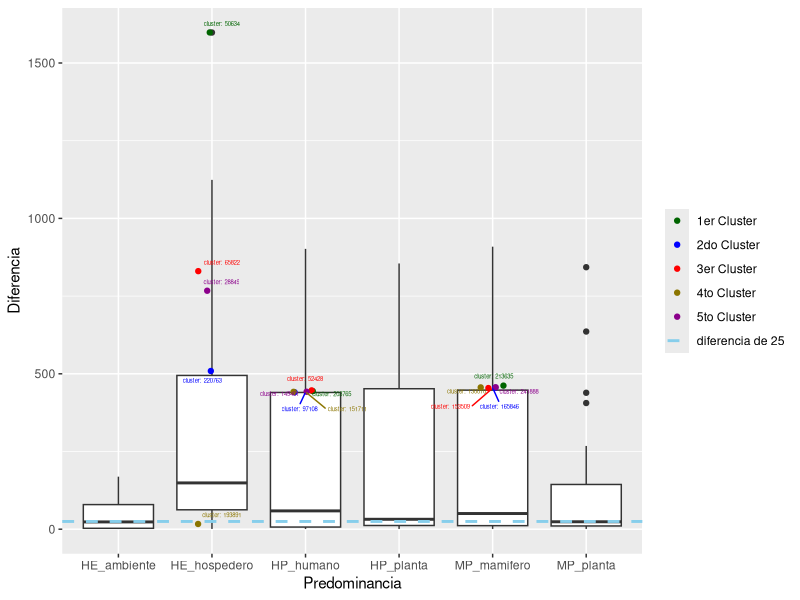
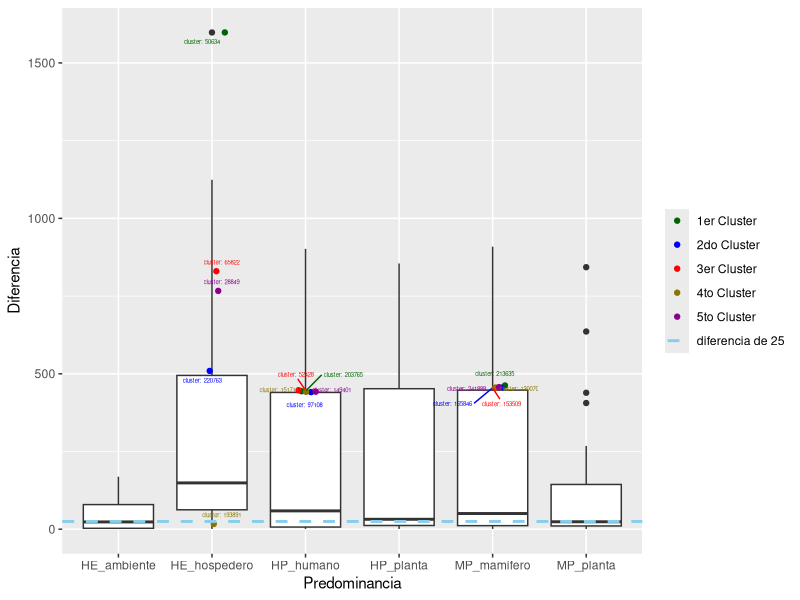
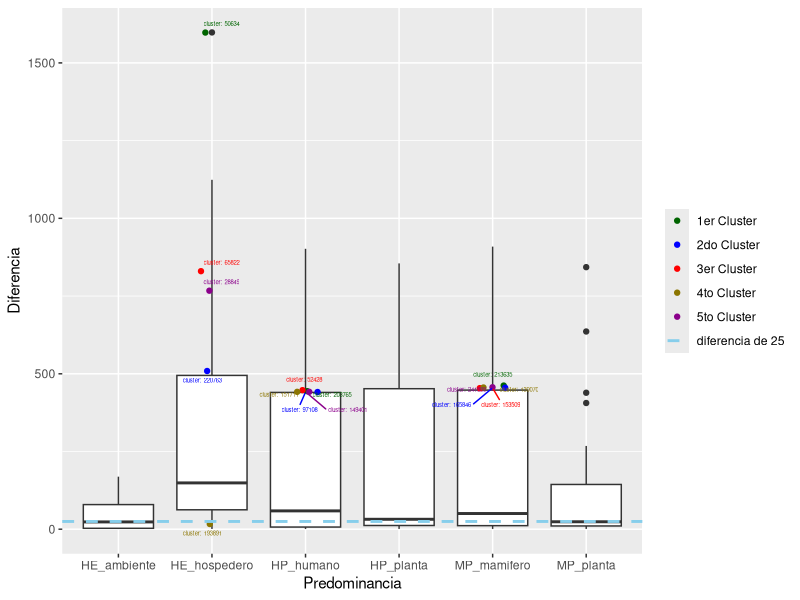

R code for these plots, in order:
## ---- chunk 1
# Librerias
library(dplyr)
library(ggplot2)
library(ggpubr)
library(ggrepel)
## ---- chunk 2
# Abrimos los csv con la distribucion de proteinas por nicho
HE_freqs <- read.csv("../../OUTPUT_HE_V1/v1_HE_original_contnichos.csv", header = FALSE) %>%
  t() %>% # TRANSPONEMOS
  as.data.frame() # DATAFRAME

colnames(HE_freqs) <- c("Clusters", "Hospedero", "Ambiente") # NUEVOS NOMBRES DE COLUMNAS

HE_freqs <- HE_freqs %>%
  subset(!Clusters %in% "") %>% #ELIMINAMOS PRIMERA FILA
  tibble() # TIBBLE
  
#Realizamos operacion por fila
HE_freqs <- HE_freqs %>%
  mutate(
    Hospedero = as.numeric(Hospedero),
    Ambiente = as.numeric(Ambiente),
    predominancia = ifelse(Hospedero > Ambiente, "HE_hospedero",
                   ifelse(Hospedero < Ambiente, "HE_ambiente", NA)),
    dif = abs(Hospedero - Ambiente)
         )

## ---- chunk 3
MP_freqs <- read.csv("../../OUTPUT_MP_V1/v1_MP_original_contnichos.csv", header = FALSE) %>%
  t() %>% # TRANSPONEMOS
  as.data.frame() # DATAFRAME

colnames(MP_freqs) <- c("Clusters", "Mamifero", "Planta") # NUEVOS NOMBRES DE COLUMNAS

MP_freqs <- MP_freqs %>%
  subset(!Clusters %in% "") %>% #ELIMINAMOS PRIMERA FILA
  tibble() # TIBBLE
  
#Realizamos operacion por fila
MP_freqs <- MP_freqs %>%
  mutate(
    Mamifero = as.numeric(Mamifero),
    Planta = as.numeric(Planta),
    predominancia = ifelse(Mamifero > Planta, "MP_mamifero",
                   ifelse(Mamifero < Planta, "MP_planta", NA)),
    dif = abs(Mamifero - Planta)
         )
## ---- chunk 4
HP_freqs <- read.csv("../../OUTPUT_HP_V2/v2_HP_original_contnichos.csv", header = FALSE) %>%
  t() %>% # TRANSPONEMOS
  as.data.frame() # DATAFRAME

colnames(HP_freqs) <- c("Clusters", "Humano", "Planta") # NUEVOS NOMBRES DE COLUMNAS

HP_freqs <- HP_freqs %>%
  subset(!Clusters %in% "") %>% #ELIMINAMOS PRIMERA FILA
  tibble() # TIBBLE
  
#Realizamos operacion por fila
HP_freqs <- HP_freqs %>%
  mutate(
    Humano = as.numeric(Humano),
    Planta = as.numeric(Planta),
    predominancia = ifelse(Humano > Planta, "HP_humano",
                   ifelse(Humano < Planta, "HP_planta", NA)),
    dif = abs(Humano - Planta)
         )
## ---- chunk 5
# Renombramos las columnas
colnames(HE_freqs) <- c("Clusters", "Positivo", "Negativo", "PREDOMINANCIA", "DIFERENCIA")
colnames(MP_freqs) <- c("Clusters", "Positivo", "Negativo", "PREDOMINANCIA", "DIFERENCIA")
colnames(HP_freqs) <- c("Clusters", "Positivo", "Negativo", "PREDOMINANCIA", "DIFERENCIA")
# Concatenamos las tablas
df_comparativas <- rbind(HE_freqs, MP_freqs, HP_freqs)
# Retiramos las que no tengan etiqueta de predominancia
df_comparativas <- subset(df_comparativas, !is.na(PREDOMINANCIA))
## ---- chunk 6

n = 5
puntos_interes <- data.frame(
  PREDOMINANCIA = c(rep("HE_hospedero", n), rep("MP_mamifero", n), rep("HP_humano", n)),
  DIFERENCIA = c(HE_freqs$DIFERENCIA[1:n], MP_freqs$DIFERENCIA[1:n], HP_freqs$DIFERENCIA[1:n]),
  cluster = c(HE_freqs$Clusters[1:n], MP_freqs$Clusters[1:n], HP_freqs$Clusters[1:n]),
  color = factor(c(rep(c("darkgreen", "blue", "red", "gold4", "magenta4"), 3)), levels = c("darkgreen", "blue", "red", "gold4", "magenta4"))
)

p <- ggplot(df_comparativas, aes(x = PREDOMINANCIA, y = DIFERENCIA)) +
  geom_boxplot() +
  geom_jitter(data = puntos_interes, aes(x = PREDOMINANCIA, y = DIFERENCIA, color = color), 
               size = 1.5, width = 0.15) +  # Cambiar a jitter
  geom_text_repel(data = puntos_interes, aes(x = PREDOMINANCIA, y = DIFERENCIA, label = paste("cluster:", cluster, sep = " "), color = color), size = 1.5) +
  geom_hline(aes(yintercept = 25, color = "diferencia de 25"), linetype = "dashed", size = 1) +
  labs(y = "Diferencia", x = "Predominancia") +  
  scale_color_manual(values = c("darkgreen" = "darkgreen", 
                                 "blue" = "blue", 
                                 "red" = "red",
                                 "gold4" = "gold4",
                                 "magenta4" = "magenta4",
                                 "diferencia de 25" = "skyblue"),
                     labels = c("1er Cluster", "2do Cluster", "3er Cluster", "4to Cluster", "5to Cluster", "diferencia de 25"),
                     name = "Clusters") +
  theme(legend.title = element_blank())

# Mostrar el gráfico
print(p)

ggsave("clusters_dif.png", plot = p, width = 8, height = 6, dpi = 300)

p
